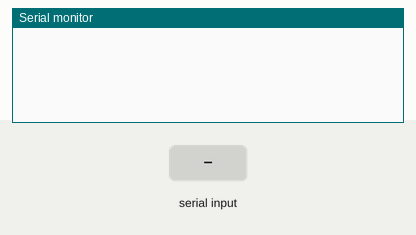
The sketch below on a simulated ESP32. Shown: the last lines printed to the serial monitor. Inputs (shaded band) come from the test bench.

Above: at 1.2 s.
1.3 s: "on\n" received over Serial
At 2.5 s:
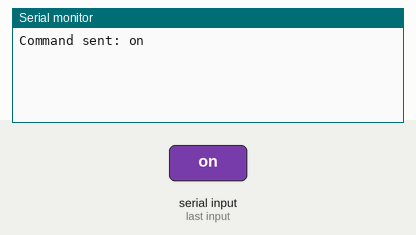
2.8 s: "off\n" received over Serial
At 3.8 s:
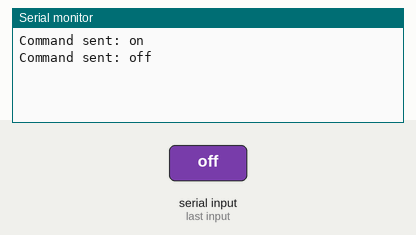
4.3 s: "1\n" received over Serial
At 4.9 s:
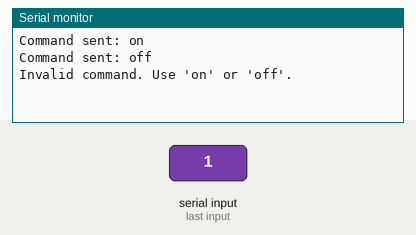

The sketch:

sender.ino
```cpp
void setup() {
    Serial.begin(115200); // Initialize serial communication with the computer
    Serial1.begin(115200); // Initialize serial communication with the ESP32
    // Serial1 is the hardware serial port that corresponds to pins 0 (RX) and 1 (TX)
}

void loop() {
    if (Serial.available()) {
        String command = Serial.readStringUntil('\n'); // Read the command from the serial monitor
        command.trim(); // Remove any extra whitespace

        // Send the command to the ESP32
        if (command == "on" || command == "off") {
            Serial1.println(command); // Send the command over Serial1 to ESP32
            Serial.println("Command sent: " + command); // Echo command to the serial monitor
        } else {
            Serial.println("Invalid command. Use 'on' or 'off'.");
        }
    }
}
```

Measured:
- after the input at 1.3 s, the serial monitor: prints a new line at once (image 1)
- after the input at 2.8 s, the serial monitor: prints a new line at once (image 2)
- after the input at 4.3 s, the serial monitor: prints a new line at once (image 3)
